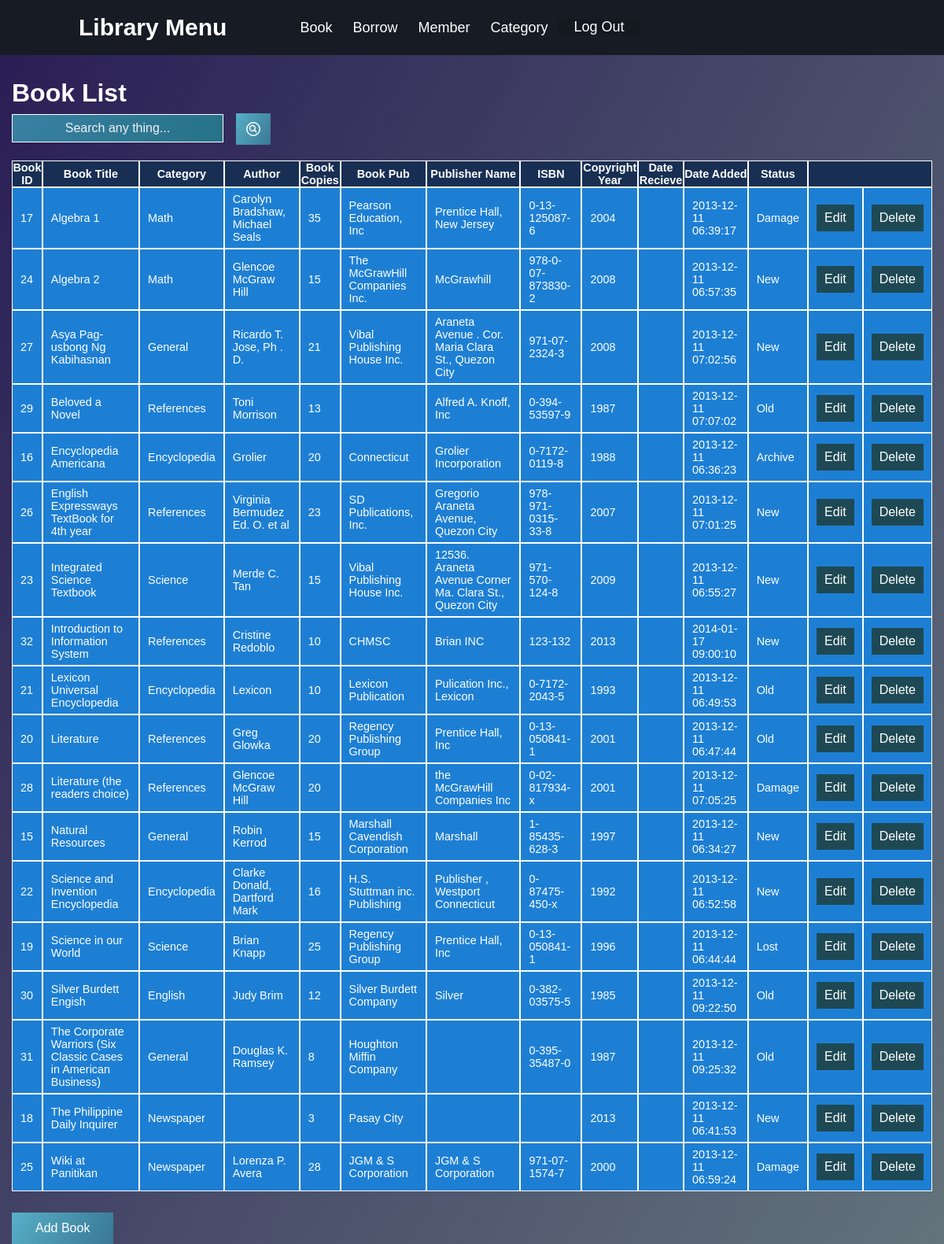
The app's page /source/bookList.php (signed in) with its own data.
### tables this page shows
CREATE TABLE `book` (
  `book_id` int(12) NOT NULL,
  `book_title` varchar(63) NOT NULL,
  `category_id` int(12) NOT NULL,
  `author` varchar(50) DEFAULT NULL,
  `book_copies` int(12) DEFAULT NULL,
  `book_pub` varchar(255) DEFAULT NULL,
  `publisher_name` varchar(255) DEFAULT NULL,
  `isbn` varchar(255) DEFAULT NULL,
  `copyright_year` year(4) DEFAULT NULL,
  `date_receive` date DEFAULT NULL,
  `date_added` datetime DEFAULT NULL,
  `status` enum('New','Archive','Damage','Lost','Old') DEFAULT NULL
);

CREATE TABLE `category` (
  `category_id` int(12) NOT NULL,
  `classname` varchar(50) DEFAULT NULL
);

### source/bookList.php (the view, shortened to what this page needs)
<?php
	require "includes/conn.php";
	echo "<head>";
	require "menu1.php";
	echo "</head>";
?>
<html>
	<head>
	</head>
	<body>
		<h1><ins>Book List<ins></h1>
	<div class="search">
	<form action="bookList.php" method="POST">
		<input class="searchbar" type="text" placeholder="Search any thing..." name="search">
		<button class="search-button" type="submit" size="large"><ion-icon name="search-circle-outline"></ion-icon></button>
	</form>
</div>
<?php
	print "<table border='1'>";
	print "<tr>";
	print "<th>Book ID</th>";
	print "<th>Book Title</th>";
	print "<th>Category</th>";
	print "<th>Author</th>";
	print "<th>Book Copies</th>";
	print "<th>Book Pub</th>";
	print "<th>Publisher Name</th>";
	print "<th>ISBN</th>";
	print "<th>Copyright Year</th>";
	print "<th>Date Recieve</th>";
	print "<th>Date Added</th>";
	print "<th>Status</th>";
	print "<th colspan='2'>      </th>";
	if(isset($_POST['search'])){
		$item=$_POST['search'];
		$sql=mysqli_query($con,"SELECT * FROM book JOIN category USING (category_id)
								WHERE book_id LIKE '%$item%' OR book_title LIKE '%$item%' OR
								classname LIKE '%$item%' OR author LIKE '%$item%' OR
								book_copies LIKE '%$item%' OR book_pub LIKE '%$item%' OR
								publisher_name LIKE '%$item%' OR isbn LIKE '%$item%' OR
								copyright_year LIKE '%$item%' OR date_receive LIKE '%$item%' OR
								date_added LIKE '%$item%' OR status LIKE '%$item%'
								ORDER BY book_title, classname");
	}else{
		$sql=mysqli_query($con,"SELECT * FROM book JOIN category USING (category_id) ORDER BY book_title, classname");
	}
	while($row=mysqli_fetch_array($sql)):
	print "<tr>";
	print "<td>".$row['book_id']."</td>";
	print "<td>".$row['book_title']."</td>";
	print "<td>".$row['classname']."</td>";
	print "<td>".$row['author']."</td>";
	print "<td>".$row['book_copies']."</td>";
	print "<td>".$row['book_pub']."</td>";
	print "<td>".$row['publisher_name']."</td>";
	print "<td>".$row['isbn']."</td>";
	print "<td>".$row['copyright_year']."</td>";
	print "<td>".$row['date_receive']."</td>";
	print "<td>".$row['date_added']."</td>";
	print "<td>".$row['status']."</td>";
?>
	<td>
		<form name="editdata" action="updateBook.php" method="GET">
			<input type="submit" name="update" value="Edit"/>
		</form>
	</td>
	<td>
		<form name="deletedata" action="deleteBook.php" method="POST">
			<input type="submit" name="deletedata" value="Delete" onclick="return checkDelete();"/>
		</form>
	</td>
<?php
	echo "</tr>\n";
	endwhile;
	?>
		</table>
		<form method="POST">
					<button class="footer-button-1" formaction="addBook.php" type="submit" value="Add book">Add Book</button>
		</form>
	</body>
</html>

### source/menu1.php (shortened to what this page needs)
<html>
	<head>
		<link rel="stylesheet" type="text/css" href="Menu.css">
		<link rel="stylesheet" href="https://cdnjs.cloudflare.com/ajax/libs/font-awesome/5.15.3/css/all.min.css"/>
	</head>
	<body>
	<form method="POST">
		<div class="wrapper">
			<nav>
			<div class="content">
			<div class="logo"><a href="#">Library Menu</a></div>
				<ul class="links">
				<li>
					<a href="#" class="desktop-link">Book</a>
				</li>
				<li>
					<a href="#" class="desktop-link">Borrow</a>
				</li>
				<li>
					<a href="#" class="desktop-link">Member</a>
				</li>
				<li>
					<a href="#" class="desktop-link">Category</a>
				</li>
				<li>
					<input class="logoutbutton" id="destroy" formaction="destroy.php" value="Log Out" type="submit" onclick="return out()">
				</li>
			</div>
			</nav>
		</div>
	</form>
	</body>
</html>

### source/Menu.css (style rules this page uses)
* { margin: 0; padding: 0; box-sizing: border-box; text-decoration: none; font-family: 'Poppins', sans-serif; color: white; }
body { background: linear-gradient(120deg, #291d55, #63737b); overflow-x: hidden; }
.wrapper { background: #171c24; position: fixed; width: 100%; z-index: 1; }
.wrapper nav { position: relative; display: flex; max-width: calc(100% - 200px); margin: 0 auto; height: 70px; align-items: center; justify-content: space-between; }
nav .content { display: flex; align-items: center; }
nav .content .links { margin-left: 80px; display: flex; }
.content .logo a { cursor:default; color: #fff; font-size: 30px; font-weight: 600; }
.content .links li { list-style: none; line-height: 70px; }
.content .links li a, .content .links li label { color: #fff; font-size: 18px; font-weight: 500; padding: 9px 17px; border-radius: 5px; transition: all 0.3s ease; }
::placeholder { color : #f2f2f2; }
.content .links li a { padding: 8px 13px; }
#destroy { color: #FFF; font-size: 18px; font-weight: 500; padding: 0px 20px; border-radius: 5px; border-block-width: 0; border-left-width: 0; border-right-width: 0; border-top-width: 0; border-bottom-width: 0; transition: all 0.3s ease; cursor: pointer; background-color: #14181f; }
table { border-spacing: 0px; margin: 15px 0; font-size: 0.9em; min-width: 400px; padding: 12px 15px; font-family: 'Nunito', sans-serif; border: none; }
th { border: 1px solid ; background-color: #182f53; }
tr { background-color: #1d7fd4; border: 1px solid ; }
td { padding: 6px 10px; border: 1px solid ; }
table { position: relative; top: 100px; }
button { cursor: pointer; border: none; color: white; background: linear-gradient(120deg, #58afc7, #397796); padding: 8px 10px; text-decoration: none; display: inline-block; font-size: 16px; }
input[type=submit] { cursor: pointer; border: none; color: white; padding: 8px 10px; text-align: center; text-decoration: none; display: inline-block; background: #1e4954; font-size: 16px; }
input[type=text], input[type=date], input[type=number] { background: linear-gradient(120deg, #3980a3, #267287); border: 1px solid; color: white; padding: 8px 30px; text-align: center; text-decoration : none; display: inline-block; font-size: 16px; }
.searchbar { position: absolute; top: 145px; left: 15px; }
.search-button { position: relative; top: 107px; left: 300px; cursor: pointer; }
h1 { position: relative; top: 100px; left: 15px; }
ion-icon { font-size: 24px; color: white; }
.logoutbutton { background-color: none !important; }
.footer-button-1 { padding: 11px 30px; position: relative; top: 100px; left: 15px; margin-bottom: 10px; }

### records on screen
book: book_id "17", book_title "Algebra 1", category.classname "Math", author "Carolyn Bradshaw, Michael Seals", book_copies "35", book_pub "Pearson Education, Inc", publisher_name "Prentice Hall, New Jersey", isbn "0-13-125087-6", copyright_year "2004", date_added "2013-12-11 06:39:17", status "Damage"
book: book_id "24", book_title "Algebra 2", category.classname "Math", author "Glencoe McGraw Hill", book_copies "15", book_pub "The McGrawHill Companies Inc.", publisher_name "McGrawhill", isbn "978-0-07-873830-2", copyright_year "2008", date_added "2013-12-11 06:57:35", status "New"
book: book_id "27", book_title "Asya Pag-usbong Ng Kabihasnan", category.classname "General", author "Ricardo T. Jose, Ph . D.", book_copies "21", book_pub "Vibal Publishing House Inc.", publisher_name "Araneta Avenue . Cor. Maria Clara St., Quezon City", isbn "971-07-2324-3", copyright_year "2008", date_added "2013-12-11 07:02:56", status "New"
book: book_id "29", book_title "Beloved a Novel", category.classname "References", author "Toni Morrison", book_copies "13", publisher_name "Alfred A. Knoff, Inc", isbn "0-394-53597-9", copyright_year "1987", date_added "2013-12-11 07:07:02", status "Old"
book: book_id "16", book_title "Encyclopedia Americana", category.classname "Encyclopedia", author "Grolier", book_copies "20", book_pub "Connecticut", publisher_name "Grolier Incorporation", isbn "0-7172-0119-8", copyright_year "1988", date_added "2013-12-11 06:36:23", status "Archive"
book: book_id "26", book_title "English Expressways TextBook for 4th year", category.classname "References", author "Virginia Bermudez Ed. O. et al", book_copies "23", book_pub "SD Publications, Inc.", publisher_name "Gregorio Araneta Avenue, Quezon City", isbn "978-971-0315-33-8", copyright_year "2007", date_added "2013-12-11 07:01:25", status "New"
book: book_id "23", book_title "Integrated Science Textbook", category.classname "Science", author "Merde C. Tan", book_copies "15", book_pub "Vibal Publishing House Inc.", publisher_name "12536. Araneta Avenue Corner Ma. Clara St., Quezon City", isbn "971-570-124-8", copyright_year "2009", date_added "2013-12-11 06:55:27", status "New"
book: book_id "32", book_title "Introduction to Information System", category.classname "References", author "Cristine Redoblo", book_copies "10", book_pub "CHMSC", publisher_name "Brian INC", isbn "123-132", copyright_year "2013", date_added "2014-01-17 09:00:10", status "New"
book: book_id "21", book_title "Lexicon Universal Encyclopedia", category.classname "Encyclopedia", author "Lexicon", book_copies "10", book_pub "Lexicon Publication", publisher_name "Pulication Inc., Lexicon", isbn "0-7172-2043-5", copyright_year "1993", date_added "2013-12-11 06:49:53", status "Old"
book: book_id "20", book_title "Literature", category.classname "References", author "Greg Glowka", book_copies "20", book_pub "Regency Publishing Group", publisher_name "Prentice Hall, Inc", isbn "0-13-050841-1", copyright_year "2001", date_added "2013-12-11 06:47:44", status "Old"
book: book_id "28", book_title "Literature (the readers choice)", category.classname "References", author "Glencoe McGraw Hill", book_copies "20", publisher_name "the McGrawHill Companies Inc", isbn "0-02-817934-x", copyright_year "2001", date_added "2013-12-11 07:05:25", status "Damage"
book: book_id "15", book_title "Natural Resources", category.classname "General", author "Robin Kerrod", book_copies "15", book_pub "Marshall Cavendish Corporation", publisher_name "Marshall", isbn "1-85435-628-3", copyright_year "1997", date_added "2013-12-11 06:34:27", status "New"
book: book_id "22", book_title "Science and Invention Encyclopedia", category.classname "Encyclopedia", author "Clarke Donald, Dartford Mark", book_copies "16", book_pub "H.S. Stuttman inc. Publishing", publisher_name "Publisher , Westport Connecticut", isbn "0-87475-450-x", copyright_year "1992", date_added "2013-12-11 06:52:58", status "New"
book: book_id "19", book_title "Science in our World", category.classname "Science", author "Brian Knapp", book_copies "25", book_pub "Regency Publishing Group", publisher_name "Prentice Hall, Inc", isbn "0-13-050841-1", copyright_year "1996", date_added "2013-12-11 06:44:44", status "Lost"
book: book_id "30", book_title "Silver Burdett Engish", category.classname "English", author "Judy Brim", book_copies "12", book_pub "Silver Burdett Company", publisher_name "Silver", isbn "0-382-03575-5", copyright_year "1985", date_added "2013-12-11 09:22:50", status "Old"
book: book_id "31", book_title "The Corporate Warriors (Six Classic Cases in American Business)", category.classname "General", author "Douglas K. Ramsey", book_copies "8", book_pub "Houghton Miffin Company", isbn "0-395-35487-0", copyright_year "1987", date_added "2013-12-11 09:25:32", status "Old"
book: book_id "18", book_title "The Philippine Daily Inquirer", category.classname "Newspaper", book_copies "3", book_pub "Pasay City", copyright_year "2013", date_added "2013-12-11 06:41:53", status "New"
book: book_id "25", book_title "Wiki at Panitikan", category.classname "Newspaper", author "Lorenza P. Avera", book_copies "28", book_pub "JGM & S Corporation", publisher_name "JGM & S Corporation", isbn "971-07-1574-7", copyright_year "2000", date_added "2013-12-11 06:59:24", status "Damage"
